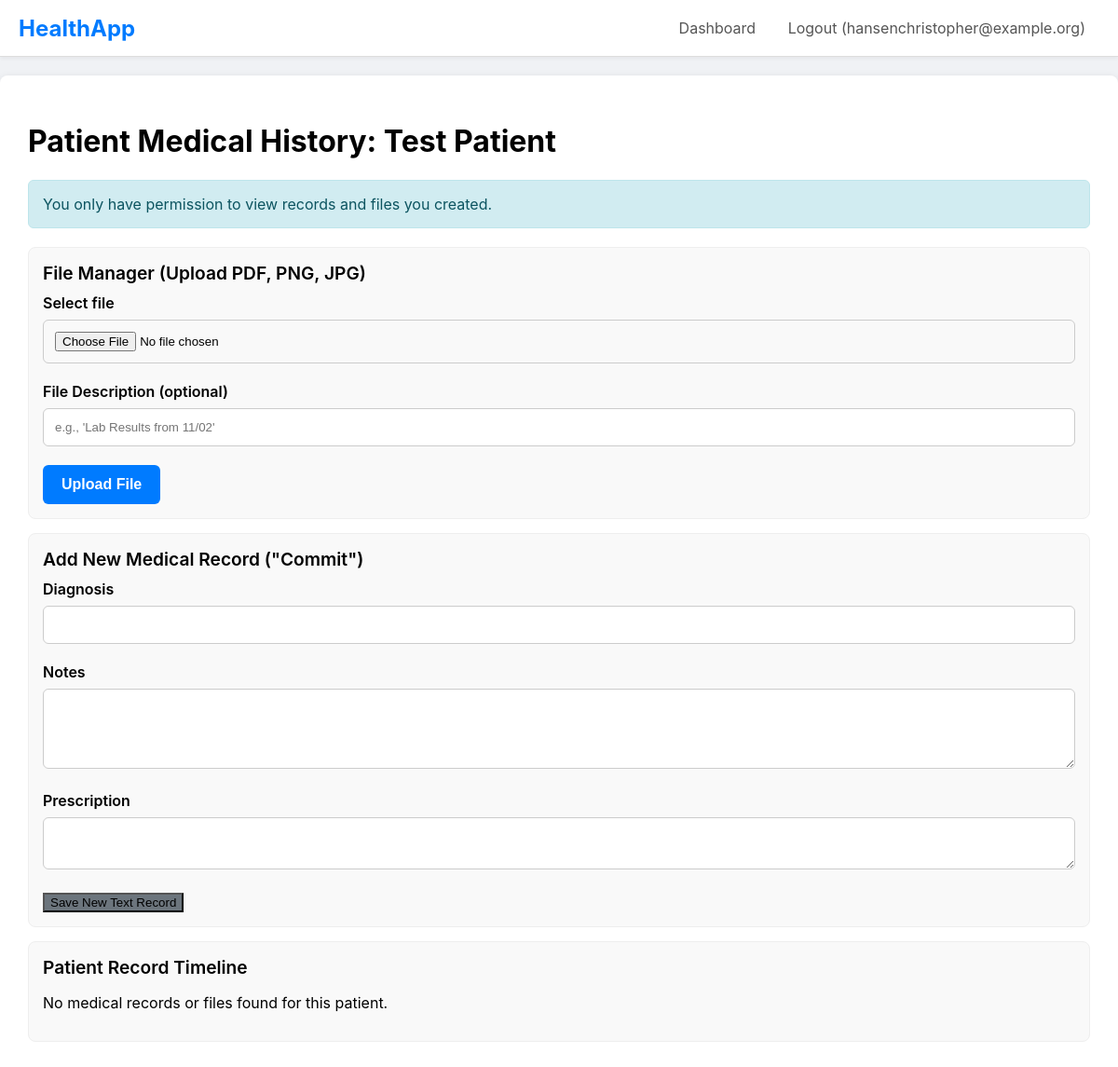
The page /update_record/21 (signed in) on the database its author committed.
### main.py (models this page shows)
class User(db.Model, UserMixin):
    id = db.Column(db.Integer, primary_key=True)
    email = db.Column(db.String(120), unique=True, nullable=False)
    password_hash = db.Column(db.String(60), nullable=False)
    role = db.Column(db.String(20), nullable=False)
    patient_profile = db.relationship('PatientProfile', backref='user', uselist=False, cascade="all, delete-orphan")
    doctor_profile = db.relationship('DoctorProfile', backref='user', uselist=False, cascade="all, delete-orphan")
    insurance_profile = db.relationship('InsuranceProfile', backref='user', uselist=False, cascade="all, delete-orphan")

class PatientProfile(db.Model):
    id = db.Column(db.Integer, primary_key=True)
    full_name = db.Column(db.String(100), nullable=False, default='Unnamed')
    phone = db.Column(db.String(20))
    address = db.Column(db.String(200))
    pincode = db.Column(db.String(10))
    latitude = db.Column(db.Float)
    longitude = db.Column(db.Float)
    insurance_policy_id = db.Column(db.String(100), nullable=True)
    insurance_company_id = db.Column(db.Integer, db.ForeignKey('insurance_profile.id'), nullable=True)
    user_id = db.Column(db.Integer, db.ForeignKey('user.id'), nullable=False, unique=True)
    records = db.relationship('MedicalRecord', backref='patient', lazy='dynamic', foreign_keys='MedicalRecord.patient_id')
    appointments = db.relationship('Appointment', backref='patient', lazy='dynamic', foreign_keys='Appointment.patient_id')
    reviews = db.relationship('DoctorReview', backref='patient', lazy='dynamic', foreign_keys='DoctorReview.patient_id')
    files = db.relationship('MedicalFile', backref='patient', lazy='dynamic', foreign_keys='MedicalFile.patient_id')
    permitted_doctors = db.relationship('DoctorProfile', secondary=patient_doctor_permissions,
        back_populates='permitted_patients')
    insurance_company = db.relationship('InsuranceProfile', foreign_keys=[insurance_company_id])

### main.py (the view, shortened to what this page needs)
@app.route("/update_record/<int:patient_id>", methods=['GET', 'POST'])
@login_required
@role_required('doctor')
def update_record(patient_id):
    patient = db.session.get(PatientProfile, patient_id)
    if not patient:
        flash('Patient not found.', 'danger')
        return redirect(url_for('doctor_dashboard'))
    has_permission = patient in g.profile.permitted_patients
    timeline_items = []
    if has_permission:
        records = patient.records.all()
        files = patient.files.all()
        timeline_items = sorted(records + files, key=lambda x: x.created_at, reverse=True)
    else:
        records = patient.records.filter_by(doctor_id=g.profile.id).all()
        files = patient.files.filter_by(doctor_id=g.profile.id).all()
        timeline_items = sorted(records + files, key=lambda x: x.created_at, reverse=True)
    return render_template('update_record.html', patient=patient, timeline_items=timeline_items, has_permission=has_permission)

### main.py (called while the page is built)
@login_manager.user_loader
def load_user(user_id):
    return db.session.get(User, int(user_id))

def role_required(role_name):
    def decorator(f):
        @wraps(f)
        def decorated_function(*args, **kwargs):
            if not current_user.is_authenticated or current_user.role != role_name:
                abort(403)
            if current_user.role == 'patient':
                g.profile = current_user.patient_profile
            elif current_user.role == 'doctor':
                g.profile = current_user.doctor_profile
            elif current_user.role == 'insurance':
                g.profile = current_user.insurance_profile
            return f(*args, **kwargs)
        return decorated_function
    return decorator

### templates/update_record.html
{% extends 'layout.html' %}
{% block content %}
    <h1>Patient Medical History: {{ patient.full_name }}</h1>
    {% if has_permission %}
        <div class="alert alert-success">You have full permission to view this patient's entire history.</div>
    {% else %}
        <div class="alert alert-info">You only have permission to view records and files you created.</div>
    {% endif %}
    <div class="card">
        <div class="card-header">File Manager (Upload PDF, PNG, JPG)</div>
        <form action="{{ url_for('upload_file', patient_id=patient.id) }}" method="POST" enctype="multipart/form-data">
            <div class="form-group">
                <label for="file">Select file</label>
                <input type="file" id="file" name="file" required>
            </div>
            <div class="form-group">
                <label for="description">File Description (optional)</label>
                <input type="text" id="description" name="description" placeholder="e.g., 'Lab Results from 11/02'">
            </div>
            <button type="submit" class="btn">Upload File</button>
        </form>
    </div>
    <div class="card">
        <div class="card-header">Add New Medical Record ("Commit")</div>
        <form method="POST">
            <div class="form-group">
                <label for="diagnosis">Diagnosis</label>
                <input type="text" id="diagnosis" name="diagnosis" required>
            </div>
            <div class="form-group">
                <label for="notes">Notes</label>
                <textarea id="notes" name="notes" rows="4"></textarea>
            </div>
            <div class="form-group">
                <label for="prescription">Prescription</label>
                <textarea id="prescription" name="prescription" rows="2"></textarea>
            </div>
            <button type="submit" class="btn-secondary">Save New Text Record</button>
        </form>
    </div>
    <div class="card">
        <div class="card-header">Patient Record Timeline</div>
        <ul class="timeline">
            {% for item in timeline_items %}
                {% if item.__tablename__ == 'medical_record' %}
                <li class="timeline-item">
                    <div class="date">{{ item.created_at.strftime('%Y-%m-%d %I:%M %p') }}</div>
                    <h4>Visit with {{ item.doctor.full_name }}
                        {% if item.doctor_id == g.profile.id %}(You){% endif %}
                    </h4>
                    <p><b>Diagnosis:</b> {{ item.diagnosis }}</p>
                    <p><b>Notes:</b> {{ item.notes }}</p>
                    <p><b>Prescription:</b> {{ item.prescription }}</p>
                </li>
                {% elif item.__tablename__ == 'medical_file' %}
                <li class="timeline-item" style="background-color: #fdfdf0;">
                    <div class="date">{{ item.created_at.strftime('%Y-%m-%d %I:%M %p') }}</div>
                    <h4>File Uploaded by {{ item.doctor.full_name }}
                        {% if item.doctor_id == g.profile.id %}(You){% endif %}
                    </h4>
                    <p><b>File:</b> <a href="{{ url_for('get_file', filename=item.filename) }}" target="_blank">{{ item.original_filename }}</a></p>
                    <p><b>Description:</b> {{ item.description }}</p>
                </li>
                {% endif %}
            {% else %}
                <li>No medical records or files found for this patient.</li>
            {% endfor %}
        </ul>
    </div>
{% endblock %}

### templates/layout.html (shortened to what this page needs)
<!DOCTYPE html>
<html lang="en">
<head>
</head>
<body>
    <nav>
        <div class="logo"><a href="{{ url_for('home') }}" style="text-decoration: none; color: #007bff;">HealthApp</a></div>
        <div class="nav-links">
            {% if current_user.is_authenticated %}
                <a href="{{ url_for('dashboard') }}">Dashboard</a>
                <a href="{{ url_for('logout') }}">Logout ({{ current_user.email }})</a>
            {% else %}
                <a href="{{ url_for('login') }}">Login</a>
                <a href="{{ url_for('register') }}">Register</a>
            {% endif %}
        </div>
    </nav>
    <div class="container">
        {% block content %}{% endblock %}
    </div>
</body>
</html>

### templates/layout.html (style rules this page uses)
body { font-family: -apple-system, BlinkMacSystemFont, "Segoe UI", Roboto, Helvetica, Arial, sans-serif; margin: 0; background-color: #f0f2f5; }
nav { background-color: #ffffff; padding: 0 20px; border-bottom: 1px solid #ddd; display: flex; justify-content: space-between; align-items: center; box-shadow: 0 2px 4px rgba(0,0,0,0.05); }
nav .logo { font-size: 1.5rem; font-weight: bold; color: #007bff; }
nav .nav-links a { color: #555; text-decoration: none; padding: 20px 15px; display: inline-block; }
.container { max-width: 1200px; margin: 20px auto; background-color: #ffffff; padding: 30px; border-radius: 8px; box-shadow: 0 2px 8px rgba(0,0,0,0.1); }
.form-group { margin-bottom: 20px; }
.form-group label { display: block; margin-bottom: 8px; font-weight: 600; }
.form-group input, .form-group select, .form-group textarea { width: 100%; padding: 12px; border: 1px solid #ccc; border-radius: 6px; box-sizing: border-box; }
.btn { background-color: #007bff; color: white; padding: 12px 20px; border: none; border-radius: 6px; cursor: pointer; font-size: 1rem; font-weight: 600; }
.btn-secondary { background-color: #6c757d; }
.alert { padding: 15px; margin-bottom: 20px; border-radius: 6px; border: 1px solid transparent; }
.alert-info { background-color: #d1ecf1; border-color: #bee5eb; color: #0c5460; }
.timeline { list-style: none; padding: 0; }
.card { background: #f9f9f9; border: 1px solid #eee; border-radius: 8px; padding: 15px; margin-bottom: 15px; }
.card-header { font-size: 1.2rem; font-weight: 600; margin-bottom: 10px; }

### rows shown on the page
User: email "hansenchristopher@example.org"
PatientProfile: full_name "Test Patient"
